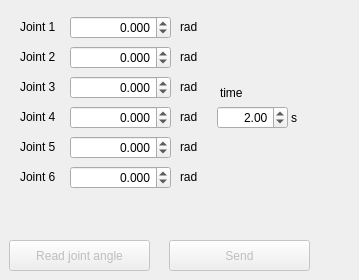
    <widget class="QWidget" name="tab_js">
     <attribute name="title">
      <string>Joint space</string>
     </attribute>
     <widget class="QPushButton" name="btn_read_joint_angle">
      <property name="enabled">
       <bool>false</bool>
      </property>
      <property name="geometry">
       <rect>
        <x>9</x>
        <y>240</y>
        <width>141</width>
        <height>31</height>
       </rect>
      </property>
      <property name="text">
       <string>Read joint angle</string>
      </property>
     </widget>
     <widget class="QPushButton" name="btn_send_joint_angle">
      <property name="enabled">
       <bool>false</bool>
      </property>
      <property name="geometry">
       <rect>
        <x>169</x>
        <y>240</y>
        <width>141</width>
        <height>31</height>
       </rect>
      </property>
      <property name="text">
       <string>Send</string>
      </property>
     </widget>
     <widget class="QLabel" name="label_19">
      <property name="geometry">
       <rect>
        <x>20</x>
        <y>80</y>
        <width>59</width>
        <height>14</height>
       </rect>
      </property>
      <property name="text">
       <string>Joint 3</string>
      </property>
     </widget>
     <widget class="QLabel" name="label_20">
      <property name="geometry">
       <rect>
        <x>20</x>
        <y>110</y>
        <width>59</width>
        <height>14</height>
       </rect>
      </property>
      <property name="text">
       <string>Joint 4</string>
      </property>
     </widget>
     <widget class="QLabel" name="label_21">
      <property name="geometry">
       <rect>
        <x>180</x>
        <y>80</y>
        <width>59</width>
        <height>14</height>
       </rect>
      </property>
      <property name="text">
       <string>rad</string>
      </property>
     </widget>
     <widget class="QLabel" name="label_22">
      <property name="geometry">
       <rect>
        <x>180</x>
        <y>110</y>
        <width>59</width>
        <height>14</height>
       </rect>
      </property>
      <property name="text">
       <string>rad</string>
      </property>
     </widget>
     <widget class="QLabel" name="label_23">
      <property name="geometry">
       <rect>
        <x>180</x>
        <y>50</y>
        <width>59</width>
        <height>14</height>
       </rect>
      </property>
      <property name="text">
       <string>rad</string>
      </property>
     </widget>
     <widget class="QLabel" name="label_24">
      <property name="geometry">
       <rect>
        <x>20</x>
        <y>50</y>
        <width>59</width>
        <height>14</height>
       </rect>
      </property>
      <property name="text">
       <string>Joint 2</string>
      </property>
     </widget>
     <widget class="QLabel" name="label_25">
      <property name="geometry">
       <rect>
        <x>180</x>
        <y>20</y>
        <width>59</width>
        <height>14</height>
       </rect>
      </property>
      <property name="text">
       <string>rad</string>
      </property>
     </widget>
     <widget class="QLabel" name="label_26">
      <property name="geometry">
       <rect>
        <x>20</x>
        <y>20</y>
        <width>59</width>
        <height>14</height>
       </rect>
      </property>
      <property name="text">
       <string>Joint 1</string>
      </property>
     </widget>
     <widget class="QDoubleSpinBox" name="doubleSpinBox_j1">
      <property name="geometry">
       <rect>
        <x>70</x>
        <y>16</y>
        <width>101</width>
        <height>23</height>
       </rect>
      </property>
      <property name="alignment">
       <set>Qt::AlignRight|Qt::AlignTrailing|Qt::AlignVCenter</set>
      </property>
      <property name="decimals">
       <number>3</number>
      </property>
      <property name="minimum">
       <double>-3.140000000000000</double>
      </property>
      <property name="maximum">
       <double>3.140000000000000</double>
      </property>
      <property name="singleStep">
       <double>0.050000000000000</double>
      </property>
     </widget>
     <widget class="QDoubleSpinBox" name="doubleSpinBox_j2">
      <property name="geometry">
       <rect>
        <x>70</x>
        <y>46</y>
        <width>101</width>
        <height>23</height>
       </rect>
      </property>
      <property name="alignment">
       <set>Qt::AlignRight|Qt::AlignTrailing|Qt::AlignVCenter</set>
      </property>
      <property name="decimals">
       <number>3</number>
      </property>
      <property name="minimum">
       <double>-3.140000000000000</double>
      </property>
      <property name="maximum">
       <double>3.140000000000000</double>
      </property>
      <property name="singleStep">
       <double>0.050000000000000</double>
      </property>
     </widget>
     <widget class="QDoubleSpinBox" name="doubleSpinBox_j3">
      <property name="geometry">
       <rect>
        <x>70</x>
        <y>76</y>
        <width>101</width>
        <height>23</height>
       </rect>
      </property>
      <property name="alignment">
       <set>Qt::AlignRight|Qt::AlignTrailing|Qt::AlignVCenter</set>
      </property>
      <property name="decimals">
       <number>3</number>
      </property>
      <property name="minimum">
       <double>-3.140000000000000</double>
      </property>
      <property name="maximum">
       <double>3.140000000000000</double>
      </property>
      <property name="singleStep">
       <double>0.050000000000000</double>
      </property>
     </widget>
     <widget class="QDoubleSpinBox" name="doubleSpinBox_j4">
      <property name="geometry">
       <rect>
        <x>70</x>
        <y>106</y>
        <width>101</width>
        <height>23</height>
       </rect>
      </property>
      <property name="alignment">
       <set>Qt::AlignRight|Qt::AlignTrailing|Qt::AlignVCenter</set>
      </property>
      <property name="decimals">
       <number>3</number>
      </property>
      <property name="minimum">
       <double>-3.140000000000000</double>
      </property>
      <property name="maximum">
       <double>3.140000000000000</double>
      </property>
      <property name="singleStep">
       <double>0.050000000000000</double>
      </property>
     </widget>
     <widget class="QLabel" name="label_33">
      <property name="geometry">
       <rect>
        <x>220</x>
        <y>86</y>
        <width>59</width>
        <height>14</height>
       </rect>
      </property>
      <property name="text">
       <string>time</string>
      </property>
     </widget>
     <widget class="QDoubleSpinBox" name="doubleSpinBox_time_js">
      <property name="geometry">
       <rect>
        <x>217</x>
        <y>106</y>
        <width>71</width>
        <height>23</height>
       </rect>
      </property>
      <property name="alignment">
       <set>Qt::AlignRight|Qt::AlignTrailing|Qt::AlignVCenter</set>
      </property>
      <property name="minimum">
       <double>-3.140000000000000</double>
      </property>
      <property name="maximum">
       <double>10.000000000000000</double>
      </property>
      <property name="singleStep">
       <double>0.500000000000000</double>
      </property>
      <property name="value">
       <double>2.000000000000000</double>
      </property>
     </widget>
     <widget class="QLabel" name="label_34">
      <property name="geometry">
       <rect>
        <x>291</x>
        <y>111</y>
        <width>59</width>
        <height>14</height>
       </rect>
      </property>
      <property name="text">
       <string>s</string>
      </property>
     </widget>
     <widget class="QDoubleSpinBox" name="doubleSpinBox_j5">
      <property name="geometry">
       <rect>
        <x>70</x>
        <y>136</y>
        <width>101</width>
        <height>23</height>
       </rect>
      </property>
      <property name="alignment">
       <set>Qt::AlignRight|Qt::AlignTrailing|Qt::AlignVCenter</set>
      </property>
      <property name="decimals">
       <number>3</number>
      </property>
      <property name="minimum">
       <double>-3.140000000000000</double>
      </property>
      <property name="maximum">
       <double>3.140000000000000</double>
      </property>
      <property name="singleStep">
       <double>0.050000000000000</double>
      </property>
     </widget>
     <widget class="QLabel" name="label_47">
      <property name="geometry">
       <rect>
        <x>20</x>
        <y>140</y>
        <width>59</width>
        <height>14</height>
       </rect>
      </property>
      <property name="text">
       <string>Joint 5</string>
      </property>
     </widget>
     <widget class="QLabel" name="label_49">
      <property name="geometry">
       <rect>
        <x>180</x>
        <y>140</y>
        <width>59</width>
        <height>14</height>
       </rect>
      </property>
      <property name="text">
       <string>rad</string>
      </property>
     </widget>
     <widget class="QDoubleSpinBox" name="doubleSpinBox_j6">
      <property name="geometry">
       <rect>
        <x>70</x>
        <y>166</y>
        <width>101</width>
        <height>23</height>
       </rect>
      </property>
      <property name="alignment">
       <set>Qt::AlignRight|Qt::AlignTrailing|Qt::AlignVCenter</set>
      </property>
      <property name="decimals">
       <number>3</number>
      </property>
      <property name="minimum">
       <double>-3.140000000000000</double>
      </property>
      <property name="maximum">
       <double>3.140000000000000</double>
      </property>
      <property name="singleStep">
       <double>0.050000000000000</double>
      </property>
     </widget>
     <widget class="QLabel" name="label_50">
      <property name="geometry">
       <rect>
        <x>20</x>
        <y>170</y>
        <width>59</width>
        <height>14</height>
       </rect>
      </property>
      <property name="text">
       <string>Joint 6</string>
      </property>
     </widget>
     <widget class="QLabel" name="label_51">
      <property name="geometry">
       <rect>
        <x>180</x>
        <y>170</y>
        <width>59</width>
        <height>14</height>
       </rect>
      </property>
      <property name="text">
       <string>rad</string>
      </property>
     </widget>
    </widget>
